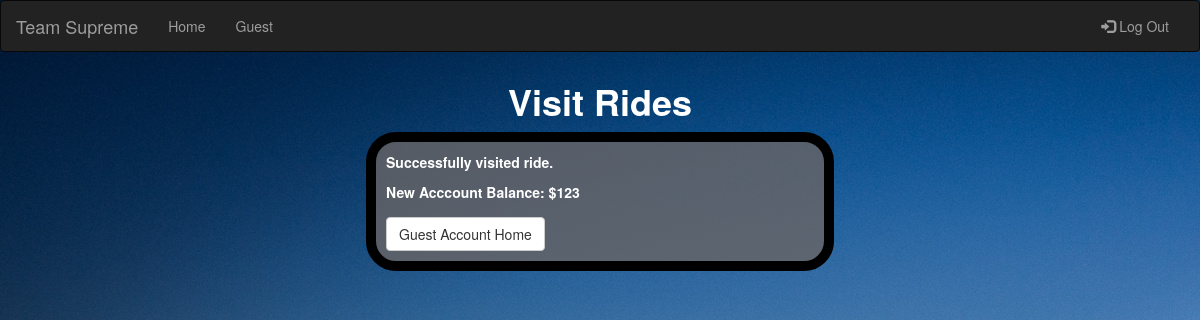
The page /pages/guest-ride-back.php (signed in) on the database as committed earlier.
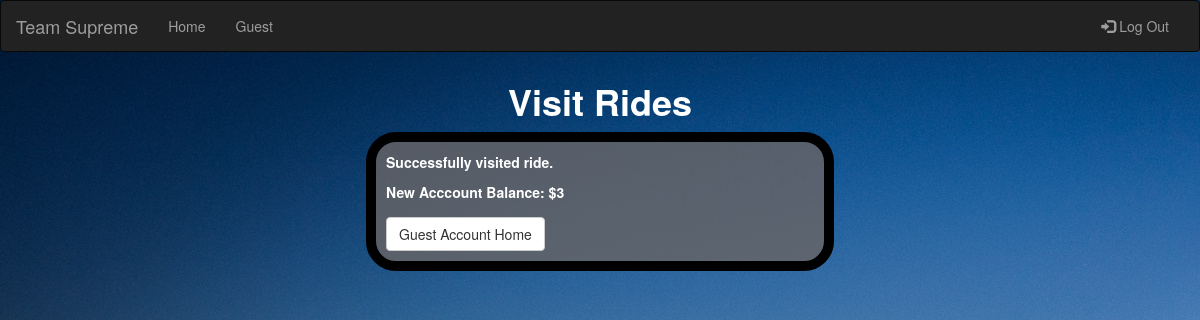
The same page on the database as committed later.
### tables this page shows
CREATE TABLE `guest` (
  `GuestID` int(11) NOT NULL,
  `name` varchar(256) NOT NULL,
  `gender` char(1) NOT NULL,
  `birthDate` date DEFAULT NULL,
  `phoneNumber` char(12) DEFAULT NULL,
  `address` varchar(256) DEFAULT NULL,
  `emailAddress` varchar(256) DEFAULT NULL,
  `loginPwd` varchar(256) DEFAULT NULL,
  `accountBalance` int(11) DEFAULT NULL
);

### pages/guest-ride-back.php (the view, shortened to what this page needs)
<!DOCTYPE html>
<html xmlns="http://www.w3.org/1999/xhtml">
<head>
    <link href="../styles/custom.css" rel="stylesheet" />
    <link href="../styles/bootstrap.min.css" rel="stylesheet" />
</head>
<body style="background-image:url('../images/AmusementPark-1.jpg'); height:100%">
    <nav class="navbar navbar-inverse">
        <div class="container-fluid">
            <div class="navbar-header">
                <a class="navbar-brand" href="index.php">Team Supreme</a>
            </div>
            <div class="collapse navbar-collapse" id="myNavbar">
                <ul class="nav navbar-nav">
                    <li>
                        <a href="index.php">Home</a>
                    </li>
                    <li>
                        <a href="guest-account.php">Guest</a>
                    </li>
                </ul>
                <ul class="nav navbar-nav navbar-right">
                    <li>
                        <a href="logout.php">
                            <span class="glyphicon glyphicon-log-in"></span>&nbsp;Log Out
                        </a>
                    </li>
                </ul>
            </div>
        </div>
    </nav>
    <div class="row">
        <div class="col-md-6 col-md-offset-3">
            <h1 id="header-1">Visit Rides</h1>
        </div>
    </div>
    <div class="row">
        <div class="col-md-6 col-md-offset-3">
            <form role="form" id="form-background">
                <div class="form-group">
                    <?php
                    $name = $_SESSION['loggedInUser'][1];
                    $query = sprintf("SELECT accountBalance FROM guest WHERE name = '%s';", $name);
                    $result = mysql_query($query);
                    $row = mysql_fetch_assoc($result);
                    $accountBalance = $row['accountBalance'];
                    $query = sprintf("SELECT Cost FROM ride WHERE FacilityID = '%s';", $_POST['facilityID']);
                    $result = mysql_query($query);
                    $row = mysql_fetch_assoc($result);
                    $cost = $row['Cost'];
                    if($accountBalance - $cost < 0){
                        echo "<p id='p-label'>Not enough money to go on ride. Reload more money onto account.</p>";
                    }
                    else{
                        $query = sprintf("SELECT accountBalance FROM guest WHERE name = '%s'", $name);
                        $result = mysql_query($query);
                        $row = mysql_fetch_assoc($result);
                        $newAccountBalance = $row['accountBalance'];
                        echo "<p id='p-label'>Successfully visited ride.</p>";
                        echo "<p id='p-label'>New Acccount Balance: $".$newAccountBalance."</p>";
                    }
                    ?>
                </div>
                <a class="btn btn-default" href="guest-account.php">Guest Account Home</a>
            </form>
        </div>
    </div>
</body>
</html>

Rows that differ between the two databases and show on the page:
changed guest: accountBalance "123" → "3"
